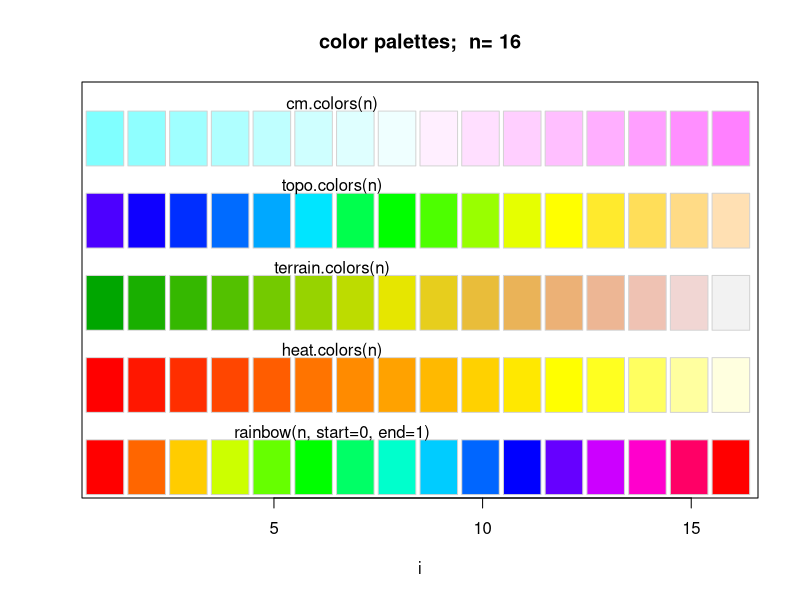

The R source for this figure:
require(graphics)
# A Color Wheel
##pie(rep(1,12), col=rainbow(12))

##------ Some palettes ------------
demo.pal <-
  function(n, border = if (n<32) "light gray" else NA,
           main = paste("color palettes;  n=",n),
           ch.col = c("rainbow(n, start=0, end=1)", "heat.colors(n)",
                      "terrain.colors(n)", "topo.colors(n)", "cm.colors(n)"))
{
    nt <- length(ch.col)
    i <- 1:n; j <- n / nt; d <- j/6; dy <- 2*d
    plot(i,i+d, type="n", yaxt="n", ylab="", main=main)
    for (k in 1:nt) {
        rect(i-.5, (k-1)*j+ dy, i+.4, k*j,
             col = eval(parse(text=ch.col[k])), border = border)
        text(2*j,  k * j +dy/4, ch.col[k])
    }
}
n <- if(.Device == "postscript") 64 else 16
     # Since for screen, larger n may give color allocation problem
demo.pal(n)
